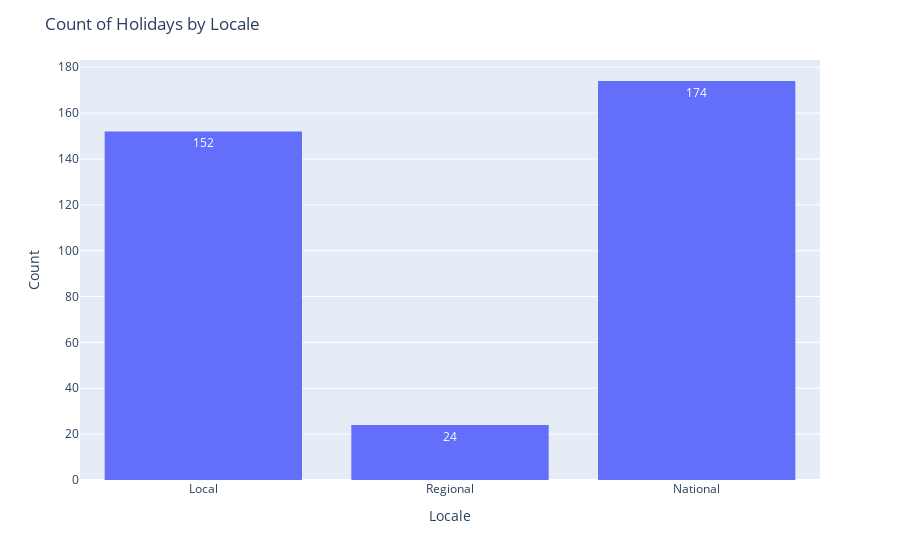

The notebook cell this image was saved under:
### Markdown cell above
Maximum holidays events are of type holiday.

### Code cell
fig = px.histogram(holidays, x='locale', nbins=len(holidays['locale'].unique()), text_auto=True)

fig.update_layout(
    title='Count of Holidays by Locale',
    xaxis_title='Locale',
    yaxis_title='Count',
    showlegend=False
)

fig.show()

### Figure 1 — Plotly figure (JSON) as saved in the notebook; plotly's stock layout.template omitted (floating-point values rounded to 4 significant figures; data arrays with more than 128 entries replaced by an {"elided": "..."} marker saying what was removed)
{"data": [{"alignmentgroup": "True", "bingroup": "x", "hovertemplate": "locale=%{x}<br>count=%{y}<extra></extra>", "legendgroup": "", "marker": {"color": "#636efa", "pattern": {"shape": ""}}, "name": "", "nbinsx": 3, "offsetgroup": "", "orientation": "v", "showlegend": false, "texttemplate": "%{value}", "type": "histogram", "x": {"elided": "350 str values"}, "xaxis": "x", "yaxis": "y"}], "layout": {"barmode": "relative", "legend": {"tracegroupgap": 0}, "margin": {"t": 60}, "showlegend": false, "title": {"text": "Count of Holidays by Locale"}, "xaxis": {"anchor": "y", "domain": [0, 1], "title": {"text": "Locale"}}, "yaxis": {"anchor": "x", "domain": [0, 1], "title": {"text": "Count"}}}}
